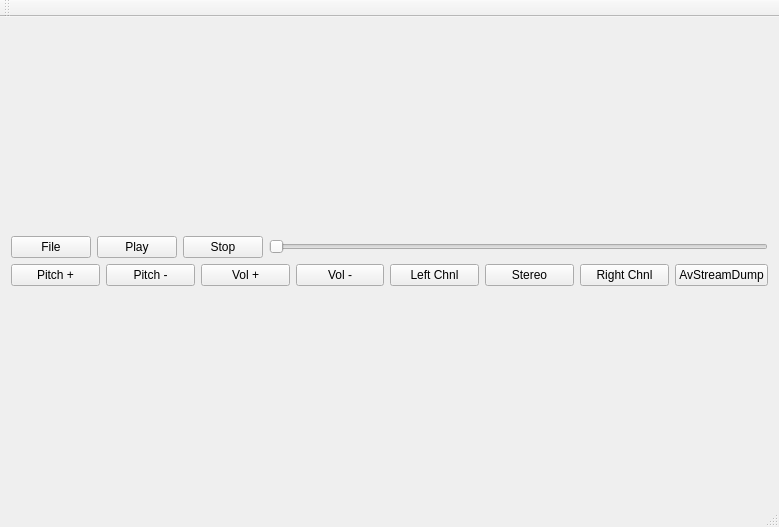
<?xml version="1.0" encoding="UTF-8"?>
<ui version="4.0">
 <class>VideoPlayer</class>
 <widget class="QMainWindow" name="VideoPlayer">
  <property name="geometry">
   <rect>
    <x>0</x>
    <y>0</y>
    <width>779</width>
    <height>527</height>
   </rect>
  </property>
  <property name="windowTitle">
   <string>VideoPlayer</string>
  </property>
  <widget class="QWidget" name="centralWidget">
   <layout class="QGridLayout" name="gridLayout">
    <item row="0" column="0">
     <layout class="QVBoxLayout" name="verticalLayout">
      <item>
       <layout class="QGridLayout" name="mVideoLayout"/>
      </item>
      <item>
       <layout class="QHBoxLayout" name="horizontalLayout">
        <item>
         <widget class="QPushButton" name="mFileSelectBtn">
          <property name="text">
           <string>File</string>
          </property>
         </widget>
        </item>
        <item>
         <widget class="QPushButton" name="mPlayBtn">
          <property name="text">
           <string>Play</string>
          </property>
         </widget>
        </item>
        <item>
         <widget class="QPushButton" name="mStopBtn">
          <property name="text">
           <string>Stop</string>
          </property>
         </widget>
        </item>
        <item>
         <widget class="QSlider" name="horizontalSlider">
          <property name="orientation">
           <enum>Qt::Horizontal</enum>
          </property>
         </widget>
        </item>
       </layout>
      </item>
      <item>
       <layout class="QHBoxLayout" name="horizontalLayout_2">
        <item>
         <widget class="QPushButton" name="mPitchUpBtn">
          <property name="text">
           <string>Pitch +</string>
          </property>
         </widget>
        </item>
        <item>
         <widget class="QPushButton" name="mPitchDownBtn">
          <property name="text">
           <string>Pitch -</string>
          </property>
         </widget>
        </item>
        <item>
         <widget class="QPushButton" name="mVolUpBtn">
          <property name="text">
           <string>Vol +</string>
          </property>
         </widget>
        </item>
        <item>
         <widget class="QPushButton" name="mVolDownBtn">
          <property name="text">
           <string>Vol -</string>
          </property>
         </widget>
        </item>
        <item>
         <widget class="QPushButton" name="mLeftChnlBtn">
          <property name="text">
           <string>Left Chnl</string>
          </property>
         </widget>
        </item>
        <item>
         <widget class="QPushButton" name="mStereoChnlBtn">
          <property name="text">
           <string>Stereo</string>
          </property>
         </widget>
        </item>
        <item>
         <widget class="QPushButton" name="mRightChnlBtn">
          <property name="text">
           <string>Right Chnl</string>
          </property>
         </widget>
        </item>
        <item>
         <widget class="QPushButton" name="mDumpAV">
          <property name="text">
           <string>AvStreamDump</string>
          </property>
         </widget>
        </item>
       </layout>
      </item>
     </layout>
    </item>
   </layout>
  </widget>
  <widget class="QMenuBar" name="menuBar">
   <property name="geometry">
    <rect>
     <x>0</x>
     <y>0</y>
     <width>779</width>
     <height>22</height>
    </rect>
   </property>
  </widget>
  <widget class="QToolBar" name="mainToolBar">
   <attribute name="toolBarArea">
    <enum>TopToolBarArea</enum>
   </attribute>
   <attribute name="toolBarBreak">
    <bool>false</bool>
   </attribute>
  </widget>
  <widget class="QStatusBar" name="statusBar"/>
  <action name="actionSelectFile">
   <property name="text">
    <string>SelectFile</string>
   </property>
  </action>
 </widget>
 <layoutdefault spacing="6" margin="11"/>
 <resources/>
 <connections/>
</ui>
